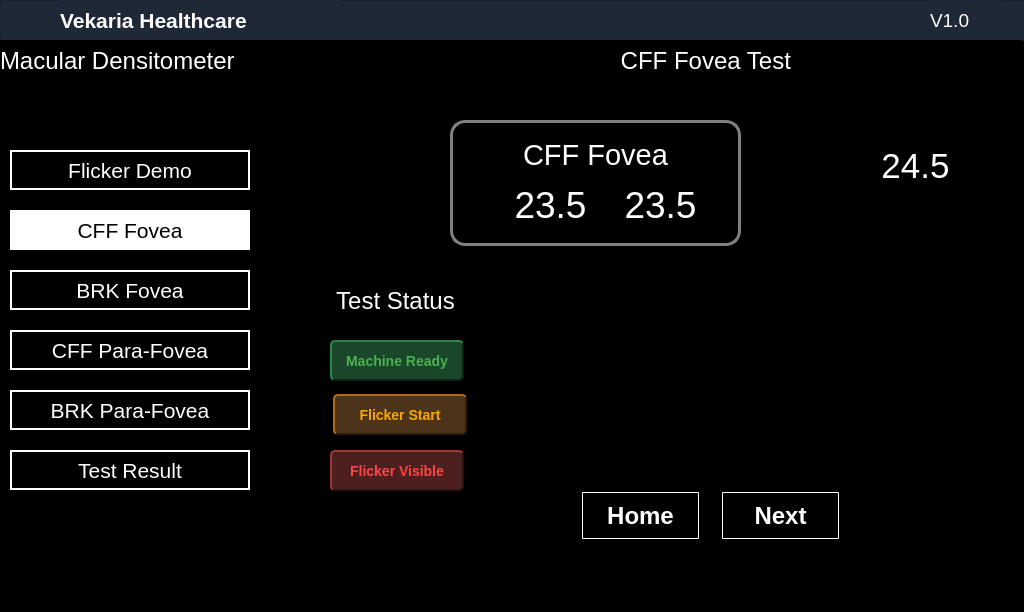
<?xml version="1.0" encoding="UTF-8"?>
<ui version="4.0">
 <class>Form</class>
 <widget class="QWidget" name="Form">
  <property name="geometry">
   <rect>
    <x>0</x>
    <y>0</y>
    <width>1024</width>
    <height>612</height>
   </rect>
  </property>
  <property name="windowTitle">
   <string>Form</string>
  </property>
  <property name="styleSheet">
   <string notr="true">background-color:black;
color:white;</string>
  </property>
  <widget class="QFrame" name="frame">
   <property name="geometry">
    <rect>
     <x>0</x>
     <y>0</y>
     <width>1031</width>
     <height>41</height>
    </rect>
   </property>
   <property name="styleSheet">
    <string notr="true">background-color:#1f2836;
color:white</string>
   </property>
   <property name="frameShape">
    <enum>QFrame::StyledPanel</enum>
   </property>
   <property name="frameShadow">
    <enum>QFrame::Raised</enum>
   </property>
   <widget class="QLabel" name="label_2">
    <property name="geometry">
     <rect>
      <x>60</x>
      <y>0</y>
      <width>281</width>
      <height>41</height>
     </rect>
    </property>
    <property name="font">
     <font>
      <family>Helvetica Neue</family>
      <pointsize>16</pointsize>
      <weight>75</weight>
      <bold>true</bold>
     </font>
    </property>
    <property name="text">
     <string>Vekaria Healthcare</string>
    </property>
   </widget>
   <widget class="QLabel" name="label_3">
    <property name="geometry">
     <rect>
      <x>930</x>
      <y>0</y>
      <width>71</width>
      <height>41</height>
     </rect>
    </property>
    <property name="font">
     <font>
      <family>Helvetica Neue</family>
      <pointsize>14</pointsize>
      <weight>50</weight>
      <bold>false</bold>
     </font>
    </property>
    <property name="text">
     <string>V1.0</string>
    </property>
   </widget>
   <widget class="QLabel" name="label_9">
    <property name="geometry">
     <rect>
      <x>0</x>
      <y>10</y>
      <width>44</width>
      <height>23</height>
     </rect>
    </property>
    <property name="font">
     <font>
      <family>Times New Roman</family>
      <pointsize>20</pointsize>
      <weight>75</weight>
      <bold>true</bold>
     </font>
    </property>
    <property name="text">
     <string/>
    </property>
    <property name="pixmap">
     <pixmap>:/newPrefix/Vekaria Healthcare Logo/VHC Logo.png</pixmap>
    </property>
    <property name="scaledContents">
     <bool>true</bool>
    </property>
   </widget>
  </widget>
  <widget class="QLabel" name="label_4">
   <property name="geometry">
    <rect>
     <x>0</x>
     <y>40</y>
     <width>1021</width>
     <height>41</height>
    </rect>
   </property>
   <property name="font">
    <font>
     <family>Helvetica Neue</family>
     <pointsize>18</pointsize>
     <weight>50</weight>
     <bold>false</bold>
    </font>
   </property>
   <property name="layoutDirection">
    <enum>Qt::LeftToRight</enum>
   </property>
   <property name="text">
    <string>Macular Densitometer                                                          CFF Fovea Test</string>
   </property>
   <property name="alignment">
    <set>Qt::AlignLeading|Qt::AlignLeft|Qt::AlignVCenter</set>
   </property>
  </widget>
  <widget class="QPushButton" name="pushButton_4">
   <property name="geometry">
    <rect>
     <x>10</x>
     <y>150</y>
     <width>240</width>
     <height>40</height>
    </rect>
   </property>
   <property name="font">
    <font>
     <family>Helvetica Neue</family>
     <pointsize>16</pointsize>
     <weight>50</weight>
     <bold>false</bold>
    </font>
   </property>
   <property name="styleSheet">
    <string notr="true"> QPushButton {
                background-color: black;
                color: white;
                border: none;
				border:2px solid white;
            }
</string>
   </property>
   <property name="text">
    <string>Flicker Demo</string>
   </property>
  </widget>
  <widget class="QPushButton" name="pushButton_6">
   <property name="geometry">
    <rect>
     <x>10</x>
     <y>210</y>
     <width>240</width>
     <height>40</height>
    </rect>
   </property>
   <property name="font">
    <font>
     <family>Helvetica Neue</family>
     <pointsize>16</pointsize>
     <weight>50</weight>
     <bold>false</bold>
    </font>
   </property>
   <property name="styleSheet">
    <string notr="true"> QPushButton {
                background-color: white;
                color: black;
                border: none;
				border:2px solid white;
            }
</string>
   </property>
   <property name="text">
    <string>CFF Fovea</string>
   </property>
  </widget>
  <widget class="QPushButton" name="pushButton_7">
   <property name="geometry">
    <rect>
     <x>10</x>
     <y>270</y>
     <width>240</width>
     <height>40</height>
    </rect>
   </property>
   <property name="font">
    <font>
     <family>Helvetica Neue</family>
     <pointsize>16</pointsize>
     <weight>50</weight>
     <bold>false</bold>
    </font>
   </property>
   <property name="styleSheet">
    <string notr="true"> QPushButton {
                background-color: black;
                color: white;
                border: none;
				border:2px solid white;
            }
</string>
   </property>
   <property name="text">
    <string>BRK Fovea</string>
   </property>
  </widget>
  <widget class="QPushButton" name="pushButton_8">
   <property name="geometry">
    <rect>
     <x>10</x>
     <y>330</y>
     <width>240</width>
     <height>40</height>
    </rect>
   </property>
   <property name="font">
    <font>
     <family>Helvetica Neue</family>
     <pointsize>16</pointsize>
     <weight>50</weight>
     <bold>false</bold>
    </font>
   </property>
   <property name="styleSheet">
    <string notr="true"> QPushButton {
                background-color: black;
                color: white;
                border: none;
				border:2px solid white;
            }
</string>
   </property>
   <property name="text">
    <string>CFF Para-Fovea</string>
   </property>
  </widget>
  <widget class="QPushButton" name="pushButton_9">
   <property name="geometry">
    <rect>
     <x>10</x>
     <y>390</y>
     <width>240</width>
     <height>40</height>
    </rect>
   </property>
   <property name="font">
    <font>
     <family>Helvetica Neue</family>
     <pointsize>16</pointsize>
     <weight>50</weight>
     <bold>false</bold>
    </font>
   </property>
   <property name="styleSheet">
    <string notr="true"> QPushButton {
                background-color: black;
                color: white;
                border: none;
				border:2px solid white;
            }
</string>
   </property>
   <property name="text">
    <string>BRK Para-Fovea</string>
   </property>
  </widget>
  <widget class="QPushButton" name="pushButton_10">
   <property name="geometry">
    <rect>
     <x>10</x>
     <y>450</y>
     <width>240</width>
     <height>40</height>
    </rect>
   </property>
   <property name="font">
    <font>
     <family>Helvetica Neue</family>
     <pointsize>16</pointsize>
     <weight>50</weight>
     <bold>false</bold>
    </font>
   </property>
   <property name="styleSheet">
    <string notr="true"> QPushButton {
                background-color: black;
                color: white;
                border: none;
				border:2px solid white;
            }
</string>
   </property>
   <property name="text">
    <string>Test Result</string>
   </property>
  </widget>
  <widget class="QFrame" name="frame_5">
   <property name="geometry">
    <rect>
     <x>280</x>
     <y>110</y>
     <width>711</width>
     <height>441</height>
    </rect>
   </property>
   <property name="styleSheet">
    <string notr="true">QFrame{
background-color:#1f2836;
border-radius:30px;


};
color:white;</string>
   </property>
   <property name="frameShape">
    <enum>QFrame::StyledPanel</enum>
   </property>
   <property name="frameShadow">
    <enum>QFrame::Raised</enum>
   </property>
   <widget class="QLabel" name="data2">
    <property name="geometry">
     <rect>
      <x>580</x>
      <y>30</y>
      <width>111</width>
      <height>51</height>
     </rect>
    </property>
    <property name="font">
     <font>
      <family>Helvetica</family>
      <pointsize>26</pointsize>
     </font>
    </property>
    <property name="styleSheet">
     <string notr="true">QLabel {
    background-color: black; /* Set background color to white */
    border: 2px solid Black; /* Set a solid red border with a width of 30 pixels */
	color:white;
}</string>
    </property>
    <property name="text">
     <string>24.5</string>
    </property>
    <property name="alignment">
     <set>Qt::AlignCenter</set>
    </property>
   </widget>
   <widget class="QFrame" name="frame_2">
    <property name="geometry">
     <rect>
      <x>170</x>
      <y>10</y>
      <width>291</width>
      <height>126</height>
     </rect>
    </property>
    <property name="styleSheet">
     <string notr="true">
QFrame{
border-radius:15px;
border:3px solid grey;
background-color:black;
}</string>
    </property>
    <property name="frameShape">
     <enum>QFrame::StyledPanel</enum>
    </property>
    <property name="frameShadow">
     <enum>QFrame::Raised</enum>
    </property>
    <widget class="QLabel" name="data1">
     <property name="geometry">
      <rect>
       <x>170</x>
       <y>60</y>
       <width>81</width>
       <height>50</height>
      </rect>
     </property>
     <property name="font">
      <font>
       <family>Helvetica Neue</family>
       <pointsize>28</pointsize>
      </font>
     </property>
     <property name="styleSheet">
      <string notr="true">border:none;</string>
     </property>
     <property name="text">
      <string>23.5</string>
     </property>
     <property name="alignment">
      <set>Qt::AlignCenter</set>
     </property>
    </widget>
    <widget class="QLabel" name="label_6">
     <property name="geometry">
      <rect>
       <x>10</x>
       <y>10</y>
       <width>271</width>
       <height>50</height>
      </rect>
     </property>
     <property name="font">
      <font>
       <family>Helvetica Neue</family>
       <pointsize>22</pointsize>
      </font>
     </property>
     <property name="styleSheet">
      <string notr="true">border:none;</string>
     </property>
     <property name="text">
      <string>CFF Fovea</string>
     </property>
     <property name="alignment">
      <set>Qt::AlignCenter</set>
     </property>
    </widget>
    <widget class="QLabel" name="data1_2">
     <property name="geometry">
      <rect>
       <x>60</x>
       <y>60</y>
       <width>81</width>
       <height>50</height>
      </rect>
     </property>
     <property name="font">
      <font>
       <family>Helvetica Neue</family>
       <pointsize>28</pointsize>
      </font>
     </property>
     <property name="styleSheet">
      <string notr="true">border:none;</string>
     </property>
     <property name="text">
      <string>23.5</string>
     </property>
     <property name="alignment">
      <set>Qt::AlignCenter</set>
     </property>
    </widget>
   </widget>
   <widget class="QLabel" name="label">
    <property name="geometry">
     <rect>
      <x>0</x>
      <y>170</y>
      <width>231</width>
      <height>41</height>
     </rect>
    </property>
    <property name="font">
     <font>
      <family>Helvetica Neue</family>
      <pointsize>18</pointsize>
     </font>
    </property>
    <property name="text">
     <string>Test Status</string>
    </property>
    <property name="alignment">
     <set>Qt::AlignCenter</set>
    </property>
   </widget>
   <widget class="QPushButton" name="pushButton">
    <property name="geometry">
     <rect>
      <x>50</x>
      <y>230</y>
      <width>134</width>
      <height>41</height>
     </rect>
    </property>
    <property name="font">
     <font>
      <family>Arial</family>
      <pointsize>-1</pointsize>
      <weight>75</weight>
      <bold>true</bold>
     </font>
    </property>
    <property name="styleSheet">
     <string notr="true">QPushButton {
    border-radius: 5px;
    font-weight: bold;
    font-size: 14px;
    padding: 5px;
    font-family: Arial;


    color: #4CAF50;
    background-color: #1a472a;
    border: 2px solid transparent;
    border-top: 2px solid #2d8549;
    border-left: 2px solid #2d8549;
    border-bottom: 2px solid #0d2415;
    border-right: 2px solid #0d2415;
    qproperty-alignment: AlignCenter;
    box-shadow: 2px 2px 4px rgba(0, 0, 0, 0.4),
                inset 1px 1px 2px rgba(255, 255, 255, 0.1);
}

QPushButton:hover {
    background-color: #2a5a3a;
    border-top: 2px solid #0d2415;
    border-left: 2px solid #0d2415;
    border-bottom: 2px solid #2d8549;
    border-right: 2px solid #2d8549;
}</string>
    </property>
    <property name="text">
     <string>Machine Ready</string>
    </property>
   </widget>
   <widget class="QPushButton" name="pushButton_3">
    <property name="geometry">
     <rect>
      <x>50</x>
      <y>340</y>
      <width>134</width>
      <height>41</height>
     </rect>
    </property>
    <property name="font">
     <font>
      <family>Arial</family>
      <pointsize>-1</pointsize>
      <weight>75</weight>
      <bold>true</bold>
     </font>
    </property>
    <property name="styleSheet">
     <string notr="true">QPushButton {
    border-radius: 5px;
    font-weight: bold;
    padding: 5px;
    color: #ff4444;
    padding: 5px;
    font-family: Arial;
	font-size:14px;
    background-color: #4d1f1f;
    border: 2px solid transparent;
    border-top: 2px solid #a33636;
    border-left: 2px solid #a33636;
    border-bottom: 2px solid #2b1111;
    border-right: 2px solid #2b1111;
    qproperty-alignment: AlignCenter;
    box-shadow: 2px 2px 4px rgba(0, 0, 0, 0.4),
                inset 1px 1px 2px rgba(255, 255, 255, 0.1);

}</string>
    </property>
    <property name="text">
     <string>Flicker Visible</string>
    </property>
   </widget>
   <widget class="QPushButton" name="pushButton_2">
    <property name="geometry">
     <rect>
      <x>53</x>
      <y>284</y>
      <width>134</width>
      <height>41</height>
     </rect>
    </property>
    <property name="font">
     <font>
      <family>Arial</family>
      <pointsize>-1</pointsize>
      <weight>75</weight>
      <bold>true</bold>
     </font>
    </property>
    <property name="styleSheet">
     <string notr="true">QPushButton {
    border-radius: 5px;
    font-weight: bold;
    font-size: 14px;
    padding: 5px;
    font-family: Arial;


 color: #FFA500;
    background-color: #4d3319;
    border: 2px solid transparent;
    border-top: 2px solid #b36b1b;
    border-left: 2px solid #b36b1b;
    border-bottom: 2px solid #2b1d0e;
    border-right: 2px solid #2b1d0e;
    qproperty-alignment: AlignCenter;
    box-shadow: 2px 2px 4px rgba(0, 0, 0, 0.4),
                inset 1px 1px 2px rgba(255, 255, 255, 0.1);

}

</string>
    </property>
    <property name="text">
     <string>Flicker Start</string>
    </property>
   </widget>
   <widget class="QPushButton" name="Next">
    <property name="geometry">
     <rect>
      <x>440</x>
      <y>380</y>
      <width>121</width>
      <height>51</height>
     </rect>
    </property>
    <property name="font">
     <font>
      <pointsize>-1</pointsize>
      <weight>75</weight>
      <bold>true</bold>
     </font>
    </property>
    <property name="styleSheet">
     <string notr="true">
    QPushButton {
        background-color: transparent;
        color: white;
        border: 1px solid white;
        padding: 10px 20px;
        font-size: 24px;
        border-radius: 1px;
        font-weight: bold;
        transition: all 0.3s;
        margin: 2px;
        /* Add subtle initial shadow */
        border-bottom: 1px solid white;
        border-right: 1px solid white;
    }
    
    QPushButton:hover {
        background-color: rgba(33, 150, 243, 0.1);
        border: 2px solid #64B5F6;
        color: #64B5F6;
        /* Enhanced hover effect */
        border-bottom: 4px solid #42A5F5;
        border-right: 3px solid #42A5F5;
        margin: 2px;
    }
    
    QPushButton:pressed {
        background-color: rgba(33, 150, 243, 0.2);
        border: 2px solid white;
        /* Create pressed effect */
        border-bottom: 2px solid white;
        border-right: 2px solid white;
        margin-top: 4px;
        margin-left: 2px;
        padding-top: 11px;
        padding-left: 21px;
    }
    
    QPushButton:disabled {
        background-color: transparent;
        color: #B0B0B0;
        border: 2px solid #B0B0B0;
        border-bottom: 4px solid #909090;
        border-right: 3px solid #909090;
    }
</string>
    </property>
    <property name="text">
     <string>Next</string>
    </property>
   </widget>
   <widget class="QPushButton" name="Home">
    <property name="geometry">
     <rect>
      <x>300</x>
      <y>380</y>
      <width>121</width>
      <height>51</height>
     </rect>
    </property>
    <property name="font">
     <font>
      <pointsize>-1</pointsize>
      <weight>75</weight>
      <bold>true</bold>
     </font>
    </property>
    <property name="styleSheet">
     <string notr="true">
    QPushButton {
        background-color: transparent;
        color: white;
        border: 1px solid white;
        padding: 10px 20px;
        font-size: 24px;
        border-radius: 1px;
        font-weight: bold;
        transition: all 0.3s;
        margin: 2px;
        /* Add subtle initial shadow */
        border-bottom: 1px solid white;
        border-right: 1px solid white;
    }
    
    QPushButton:hover {
        background-color: rgba(33, 150, 243, 0.1);
        border: 2px solid #64B5F6;
        color: #64B5F6;
        /* Enhanced hover effect */
        border-bottom: 4px solid #42A5F5;
        border-right: 3px solid #42A5F5;
        margin: 2px;
    }
    
    QPushButton:pressed {
        background-color: rgba(33, 150, 243, 0.2);
        border: 2px solid white;
        /* Create pressed effect */
        border-bottom: 2px solid white;
        border-right: 2px solid white;
        margin-top: 4px;
        margin-left: 2px;
        padding-top: 11px;
        padding-left: 21px;
    }
    
    QPushButton:disabled {
        background-color: transparent;
        color: #B0B0B0;
        border: 2px solid #B0B0B0;
        border-bottom: 4px solid #909090;
        border-right: 3px solid #909090;
    }
</string>
    </property>
    <property name="text">
     <string>Home</string>
    </property>
   </widget>
   <widget class="QListView" name="listView">
    <property name="geometry">
     <rect>
      <x>590</x>
      <y>100</y>
      <width>91</width>
      <height>241</height>
     </rect>
    </property>
    <property name="styleSheet">
     <string notr="true">background-color:black;
font-color:red;</string>
    </property>
   </widget>
  </widget>
 </widget>
 <resources>
  <include location="../../UI/icons/vekarialogo.qrc"/>
  <include location="../../Wifi/wifi.qrc"/>
  <include location="C:/Users/veds5/.designer/Wifi/wifi.qrc"/>
  <include location="C:/Users/veds5/.designer/backup/icons/vekarialogo.qrc"/>
 </resources>
 <connections/>
</ui>
